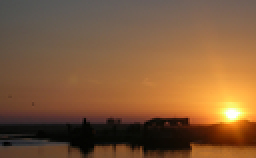
%> input picture Histogram Matching/Reference.png, 128 x 79 px, shrunk from 612 x 378 before the run (shown 2 times larger)
$ octave B3_Matching.m   (GNU Octave 9; MATLAB toolbox functions it lacks are replaced by stand-ins)
%> lines starting %> are read from the running program, lines starting %| are printed output that depends on the picture
clear all;
close all;
clc;
%reference image
reference = imread('Reference.png');
%> reference is the input picture: size 79x128x3 uint8; mean R, G, B 128.1, 90.2, 58
referenceImage = rgb2gray(reference);
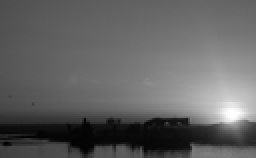
%> referenceImage: size 79x128 uint8 (shown 2 times larger); min 1, max 254, mean 97.9
%target image
image = imread('Shoe.jpg');
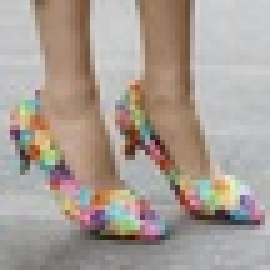
%> input picture Histogram Matching/Shoe.jpg, 54 x 54 px, shrunk from 260 x 260 before the run (shown 5 times larger)
%> image is the input picture: size 54x54x3 uint8; mean R, G, B 169.1, 157.6, 149.3
supportImage = rgb2gray(image);
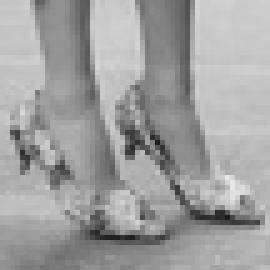
%> supportImage: size 54x54 uint8 (shown 5 times larger); min 27, max 231, mean 160.1

%calculate cdf for reference image
hashref = containers.Map('KeyType','int64', 'ValueType','int64')
for ii=1:size(referenceImage,1)
    for jj=1:size(referenceImage,2)
        if(isKey(hashref,referenceImage(ii,jj)))
            hashref(referenceImage(ii,jj)) = double(hashref(referenceImage(ii,jj)) +1);
        else
            hashref(referenceImage(ii,jj)) = double(1);
        end
    end
end
freqref = values(hashref);
%> freqref = 250 items
qref = double(cell2mat(freqref));
%> qref = 250 values, max 186 at index 103, min 1 at index 2, mean 40.45
total = 0;
for i = 1:size(qref,2)
    total = total + qref(i);
end
%> this loop made 250 passes
%> total on passes 1 to 3: 5, 6, 20
%> after the loop, total = 10112
s=0
for j= 1:size(qref,2)
        value = qref(j);
        pdfref(j) = double(value/total);
        cdfref(j) = s + pdfref(j)
        s = s + pdfref(j)
end
%> this loop made 250 passes
%> (value, s) on passes 1 to 3: (5, 0.000494), (1, 0.000593), (14, 0.00198)
%> after the loop, cdfref = 250 values from 0.000494 to 1; pdfref = 250 values, max 0.0184 at index 103, min 9.89e-05 at index 2, mean 0.004; s = 1


%calculate cdf for support image
hashtar = containers.Map('KeyType','int64', 'ValueType','int64')
for ii=1:size(supportImage,1)
    for jj=1:size(supportImage,2)
        if(isKey(hashtar,supportImage(ii,jj)))
            hashtar(supportImage(ii,jj)) = double(hashtar(supportImage(ii,jj)) +1);
        else
            hashtar(supportImage(ii,jj)) = double(1);
        end
    end
end
freqtar = values(hashtar);
%> freqtar = 178 items
qtar = double(cell2mat(freqtar));
%> qtar = 178 values, max 62 at index 159, min 1 at index 1, mean 16.38
total = 0;
for i = 1:size(qtar,2)
    total = total + qtar(i);
end
%> this loop made 178 passes
%> total on passes 1 to 3: 1, 2, 3
%> after the loop, total = 2916
s=0
for j= 1:size(qtar,2)
        value = qtar(j);
        pdftar(j) = double(value/total);
        cdftar(j) = s + pdftar(j)
        s = s + pdftar(j)
end
%> this loop made 178 passes
%> (value, s) on passes 1 to 3: (1, 0.000343), (1, 0.000686), (1, 0.00103)
%> after the loop, cdftar = 178 values from 0.000343 to 1; pdftar = 178 values, max 0.0213 at index 159, min 0.000343 at index 1, mean 0.00562; s = 1


%perform matching
Match = uint8(zeros(256,1));
for i=1:256
%> (the run ends here)
